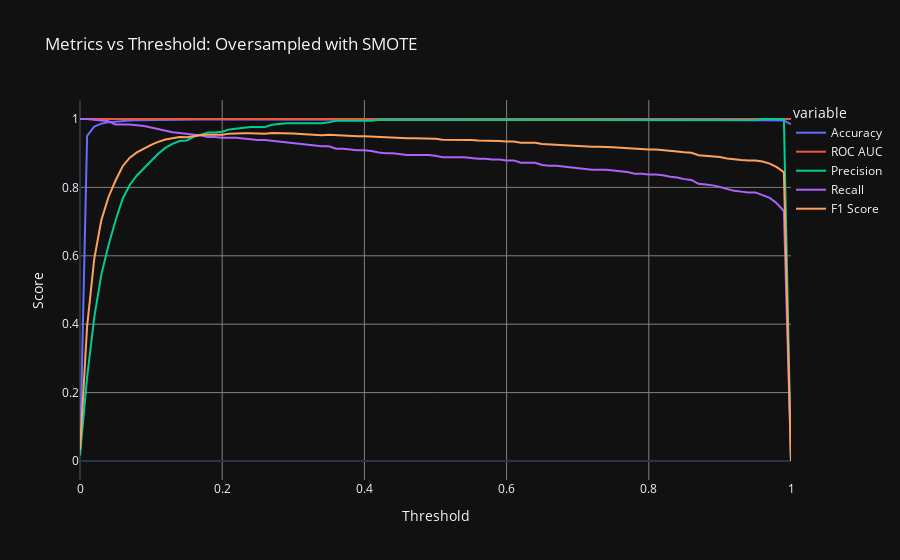

Notebook code cell kept with this figure:
### Code cell
interactive_metrics_vs_threshold_plot(y_test, y_pred, "Oversampled with SMOTE")
